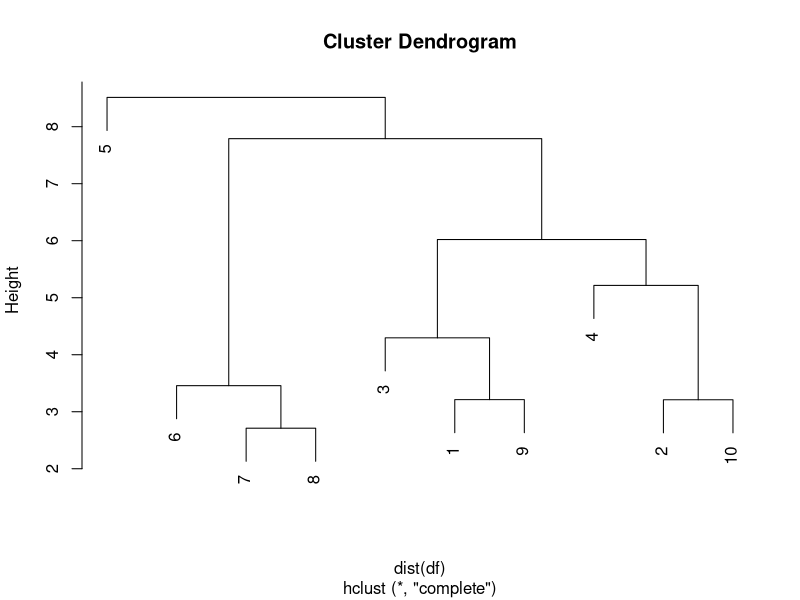
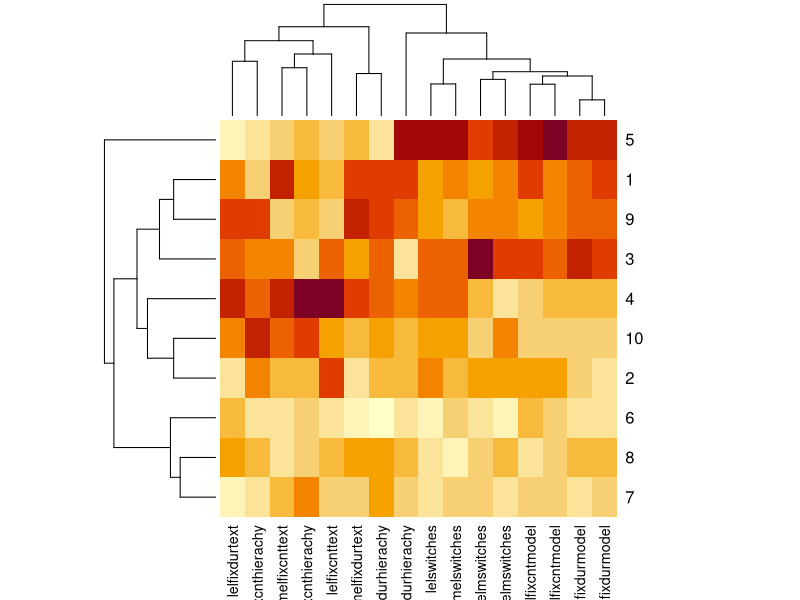
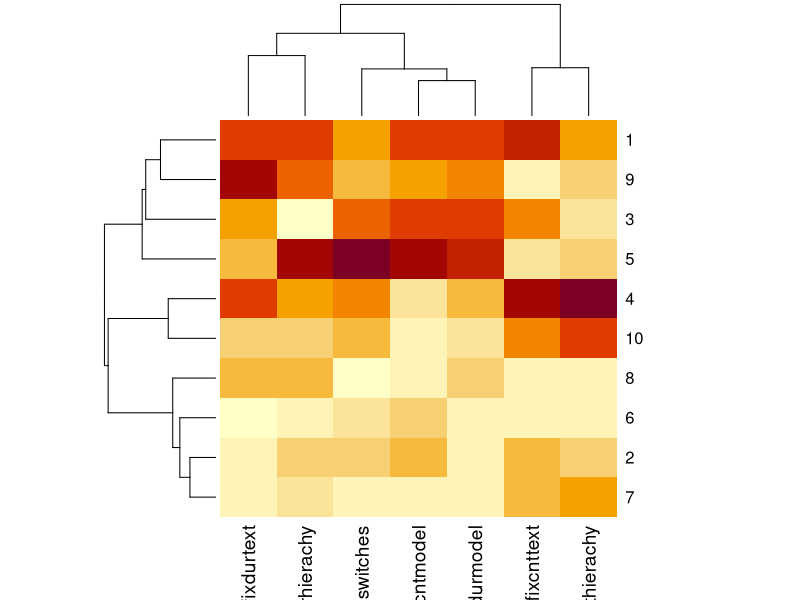
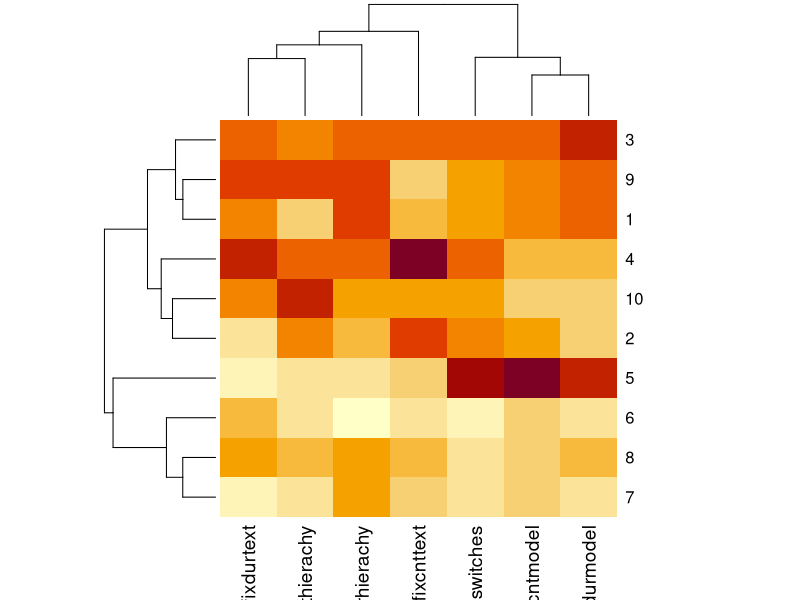
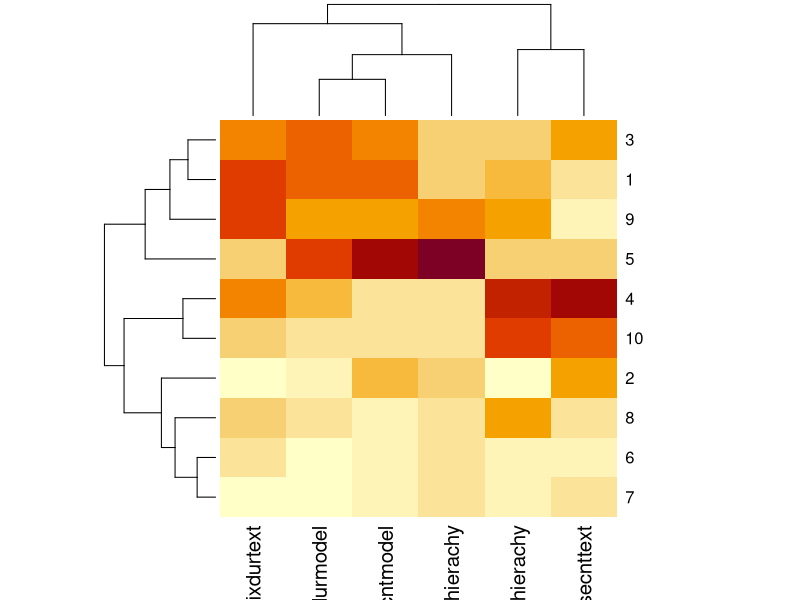
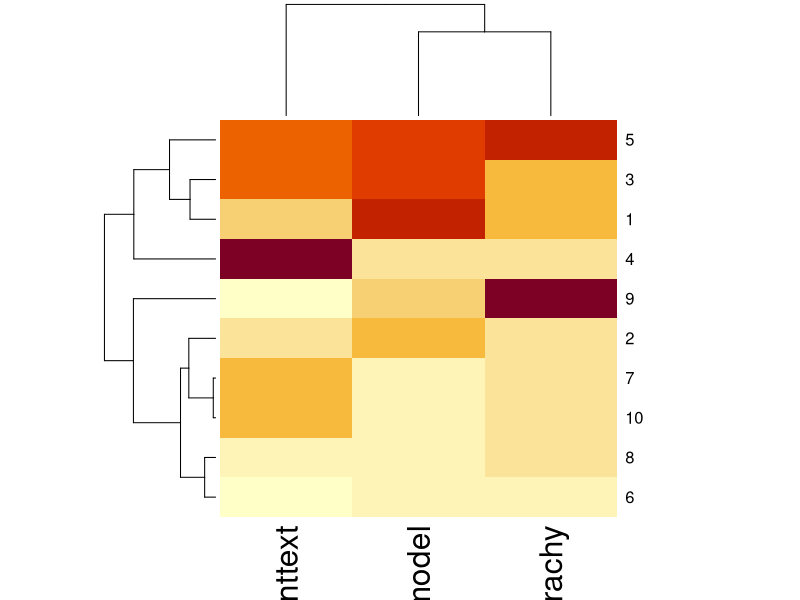
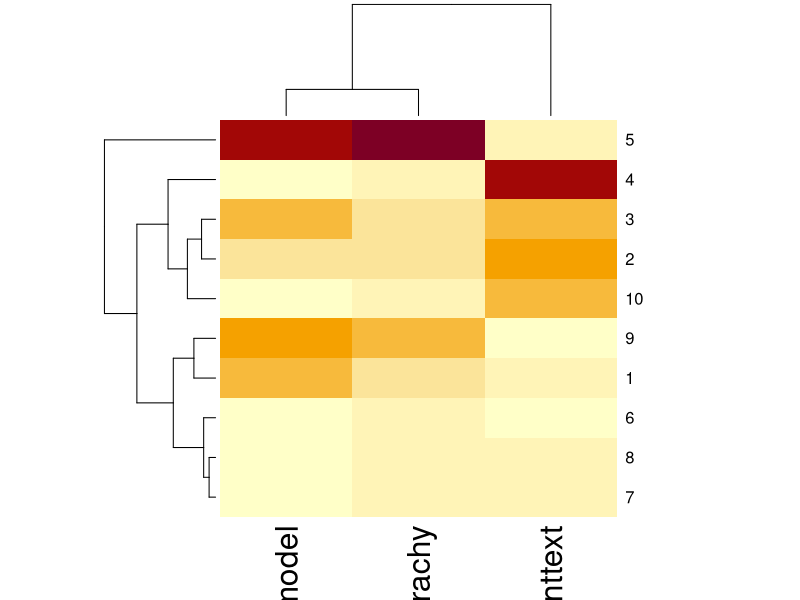
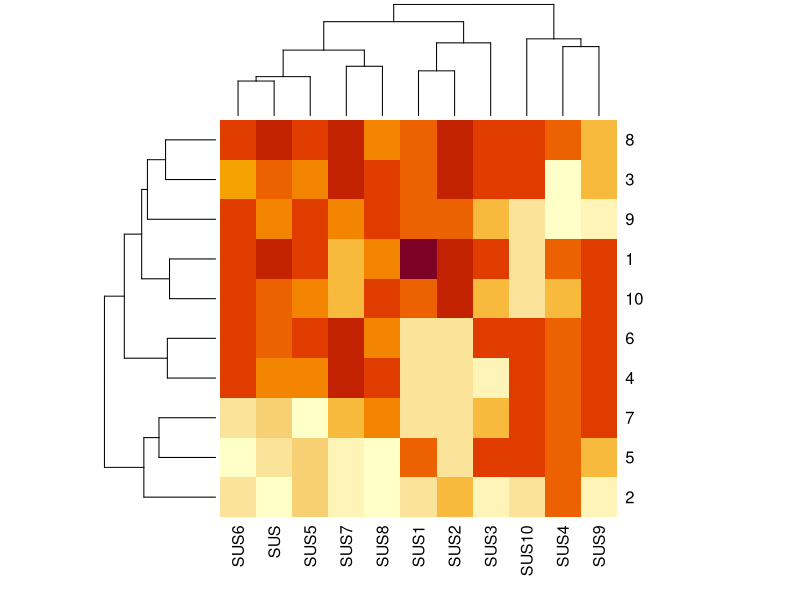

These figures' R source, in order:
## ---- chunk 1
library(dplyr)
userdata <- read.csv("OSSStudy6.csv", header=T)
userdata
## ---- chunk 2
df <- scale(select(userdata, matches('melfix|lelfix|switches'), -matches('task')))
colnames(df)
hc <- hclust(dist(df))
plot(hc)
groups <- cutree(hc,k =3)
groups <- cbind(userdata$ID, groups)
print(g1 <- groups[groups[,2] == 1,1])
print(g2 <- groups[groups[,2] == 2,1])
h <- heatmap(df, distfun = dist, hclustfun = hclust, scale="none")
## ---- chunk 3
df <- scale(select(userdata, matches('melfix|melswitches'), -matches('task')))
colnames(df)
hc <- hclust(dist(df))
groups <- cutree(hc,k =2)
groups <- cbind(userdata$ID, groups)
print(g1 <- groups[groups[,2] == 1,1])
print(g2 <- groups[groups[,2] == 2,1])
h <- heatmap(df, distfun = dist, hclustfun = hclust, scale="none")
## ---- chunk 4
df <- scale(select(userdata, matches('lelfix|lelswitches'), -matches('task')))
colnames(df)
hc <- hclust(dist(df))
groups <- cutree(hc,k =2)
groups <- cbind(userdata$ID, groups)
print(g1 <- groups[groups[,2] == 1,1])
print(g2 <- groups[groups[,2] == 2,1])
h <- heatmap(df, distfun = dist, hclustfun = hclust, scale="none")
## ---- chunk 5
df <- scale(select(userdata, matches('mfixdur|mousecnt'), -matches('mel|lel|task')))
colnames(df)
hc <- hclust(dist(df))
groups <- cutree(hc,k =2)
groups <- cbind(userdata$ID, groups)
print(g1 <- groups[groups[,2] == 1,1])
print(g2 <- groups[groups[,2] == 2,1])
h <- heatmap(df, distfun = dist, hclustfun = hclust, scale="none")
## ---- chunk 6
df <- scale(select(userdata, matches('melmouse'), -matches('task')))
colnames(df)
hc <- hclust(dist(df))
groups <- cutree(hc,k =3)
groups <- cbind(userdata$ID, groups)
print(g1 <- groups[groups[,2] == 1,1])
print(g2 <- groups[groups[,2] == 2,1])
h <- heatmap(df, distfun = dist, hclustfun = hclust, scale="none")
## ---- chunk 7
df <- scale(select(userdata, matches('lelmouse'), -matches('task')))
colnames(df)
hc <- hclust(dist(df))
groups <- cutree(hc,k =4)
groups <- cbind(userdata$ID, groups)
print(g1 <- groups[groups[,2] == 1,1])
print(g2 <- groups[groups[,2] == 2,1])
h <- heatmap(df, distfun = dist, hclustfun = hclust, scale="none")
## ---- chunk 8
df <- scale(select(userdata, SUS, num_range('SUS', 1:10)))
colnames(df)
hc <- hclust(dist(df))
groups <- cutree(hc,k =2)
groups <- cbind(userdata$ID, groups)
print(g1 <- groups[groups[,2] == 1,1])
print(g2 <- groups[groups[,2] == 2,1])
h <- heatmap(df, distfun = dist, hclustfun = hclust, scale="none")
## ---- chunk 9
df <- scale(select(userdata, SUS4, SUS10))
colnames(df)
hc <- hclust(dist(df))
groups <- cutree(hc,k =2)
groups <- cbind(userdata$ID, groups)
print(g1 <- groups[groups[,2] == 1,1])
print(g2 <- groups[groups[,2] == 2,1])
h <- heatmap(df, distfun = dist, hclustfun = hclust, scale="none")
## ---- chunk 10
df <- scale(select(userdata, num_range('SUS', 1:10), -SUS4, -SUS10))
colnames(df)
hc <- hclust(dist(df))
groups <- cutree(hc,k =2)
groups <- cbind(userdata$ID, groups)
print(g1 <- groups[groups[,2] == 1,1])
print(g2 <- groups[groups[,2] == 2,1])
h <- heatmap(df, distfun = dist, hclustfun = hclust, scale="none")
## ---- chunk 11
df <- scale(select(userdata, matches('melfix|lelfix|switches'), matches('melm'), matches('lelm'), -matches('task'))) # -matches('hierarchy|hierachy')
colnames(df)
hc <- hclust(dist(df))
hc2 <- hclust(dist(t(df)))
plot(hc)
plot(hc2)
groups <- cutree(hc,k =2)
groups <- cbind(userdata$ID, groups)
print(g1 <- groups[groups[,2] == 1,1])
print(g2 <- groups[groups[,2] == 2,1])
h <- heatmap(df, distfun = dist, hclustfun = hclust, scale="none")
## ---- chunk 12

# Add computed columns to userdata

userdata <- userdata %>%
              mutate(learnability = SUS4 + SUS10,
                     usability = SUS1 + SUS2 + SUS3 + SUS5 + SUS6 + SUS7 + SUS8 + SUS9,
                     score = (melacc1 * ifelse(melconf1 == " h", 2, ifelse( melconf1 == " l", 1, 0)) +
                                melacc2 * ifelse(melconf2 == " h", 2, ifelse( melconf2 == " l", 1, 0)) +
                                lelacc1 * ifelse(lelconf1 == " h", 2, ifelse( lelconf1 == " l", 1, 0)) +
                                lelacc2 * ifelse(lelconf2 == " h", 2, ifelse( lelconf2 == " l", 1, 0)))/8*100,
                     conf = (ifelse(melconf1 == " h", 2, ifelse( melconf1 == " l", 1, 0)) +
                                ifelse(melconf2 == " h", 2, ifelse( melconf2 == " l", 1, 0)) +
                                ifelse(lelconf1 == " h", 2, ifelse( lelconf1 == " l", 1, 0)) +
                                ifelse(lelconf2 == " h", 2, ifelse( lelconf2 == " l", 1, 0)))/8*100)

## ---- chunk 13

group1 <- userdata %>%
  filter (ID %in% g1)

group2 <- userdata %>%
  filter (ID %in% g2)

# Test for eye fixation count difference between two groups
boxplot(rowSums(select(group1, matches('melfixcnt|lelfixcnt'), -matches('task'))),
        rowSums(select(group2, matches('melfixcnt|lelfixcnt'), -matches('task'))))

t.test(rowSums(select(group1, matches('melfixcnt|lelfixcnt'), -matches('task'))),
        rowSums(select(group2, matches('melfixcnt|lelfixcnt'), -matches('task'))))

wilcox.test(rowSums(select(group1, matches('melfixcnt|lelfixcnt'), -matches('task'))),
        rowSums(select(group2, matches('melfixcnt|lelfixcnt'), -matches('task'))))


# Test for eye fixation duration difference between two groups

boxplot(rowSums(select(group1, matches('melfixdur|lelfixdur'), -matches('task'))),
        rowSums(select(group2, matches('melfixdur|lelfixdur'), -matches('task'))))

t.test(rowSums(select(group1, matches('melfixdur|lelfixdur'), -matches('task'))),
        rowSums(select(group2, matches('melfixdur|lelfixdur'), -matches('task'))))

wilcox.test(rowSums(select(group1, matches('melfixdur|lelfixdur'), -matches('task'))),
            rowSums(select(group2, matches('melfixdur|lelfixdur'), -matches('task'))))


# Test for SUS difference between two groups
boxplot(group1$SUS, group2$SUS, names = c("Group1", "Group 2"))
t.test(group1$SUS, group2$SUS)
wilcox.test(group1$SUS, group2$SUS)

summary(group1$SUS)
sd(group1$SUS)
summary(group2$SUS)
sd(group2$SUS)

# Test for SUS Learnability subscale difference between two groups
boxplot(group1$learnability, group2$learnability, names = c("Group1", "Group 2"))
t.test(group1$learnability, group2$learnability)
wilcox.test(group1$learnability, group2$learnability)

# Test for SUS Usability subscale difference between two groups
boxplot(group1$usability, group2$usability, names = c("Group1", "Group 2"))
t.test(group1$usability, group2$usability)
wilcox.test(group1$usability, group2$usability)

# Test for mouse fixation count difference between two groups

boxplot(rowSums(select(group1, matches('mousecnt'), -matches('task'))),
        rowSums(select(group2, matches('mousecnt'), -matches('task'))))

t.test(rowSums(select(group1, matches('mousecnt'), -matches('task'))),
        rowSums(select(group2, matches('mousecnt'), -matches('task'))))

wilcox.test(rowSums(select(group1, matches('mousecnt'), -matches('task'))),
        rowSums(select(group2, matches('mousecnt'), -matches('task'))))


# Test for mouse fixation duration difference between two groups

boxplot(rowSums(select(group1, matches('mfixdur'), -matches('task'))),
        rowSums(select(group2, matches('mfixdur'), -matches('task'))))

t.test(rowSums(select(group1, matches('mfixdur'), -matches('task'))),
        rowSums(select(group2, matches('mfixdur'), -matches('task'))))

wilcox.test(rowSums(select(group1, matches('mfixdur'), -matches('task'))),
            rowSums(select(group2, matches('mfixdur'), -matches('task'))))


# Test for score difference between two groups

boxplot(group1$score, group2$score)
t.test(group1$score, group2$score)
wilcox.test(group1$score, group2$score)

boxplot(group1$conf, group2$conf)
t.test(group1$conf, group2$conf)
wilcox.test(group1$conf, group2$conf)
